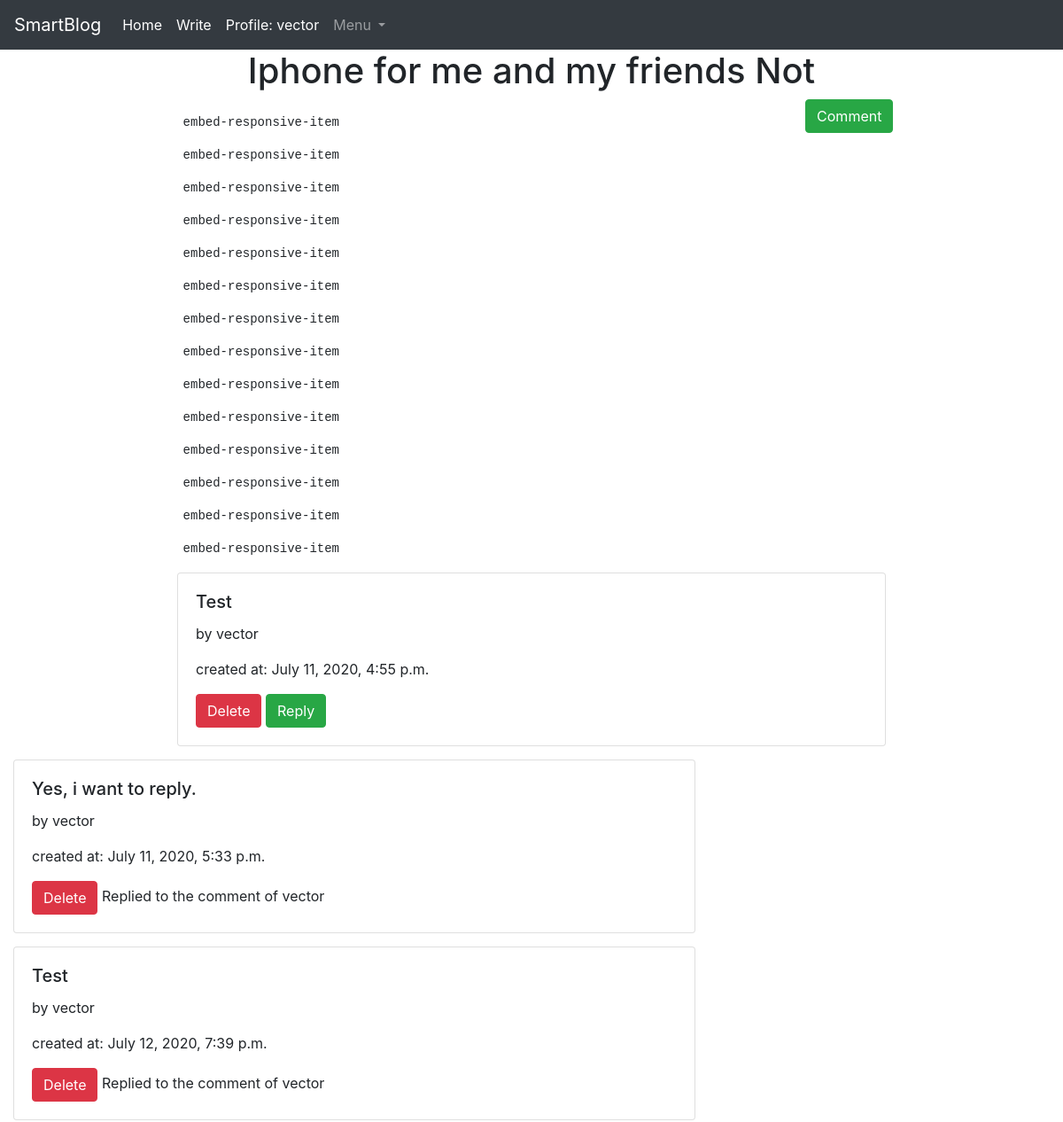
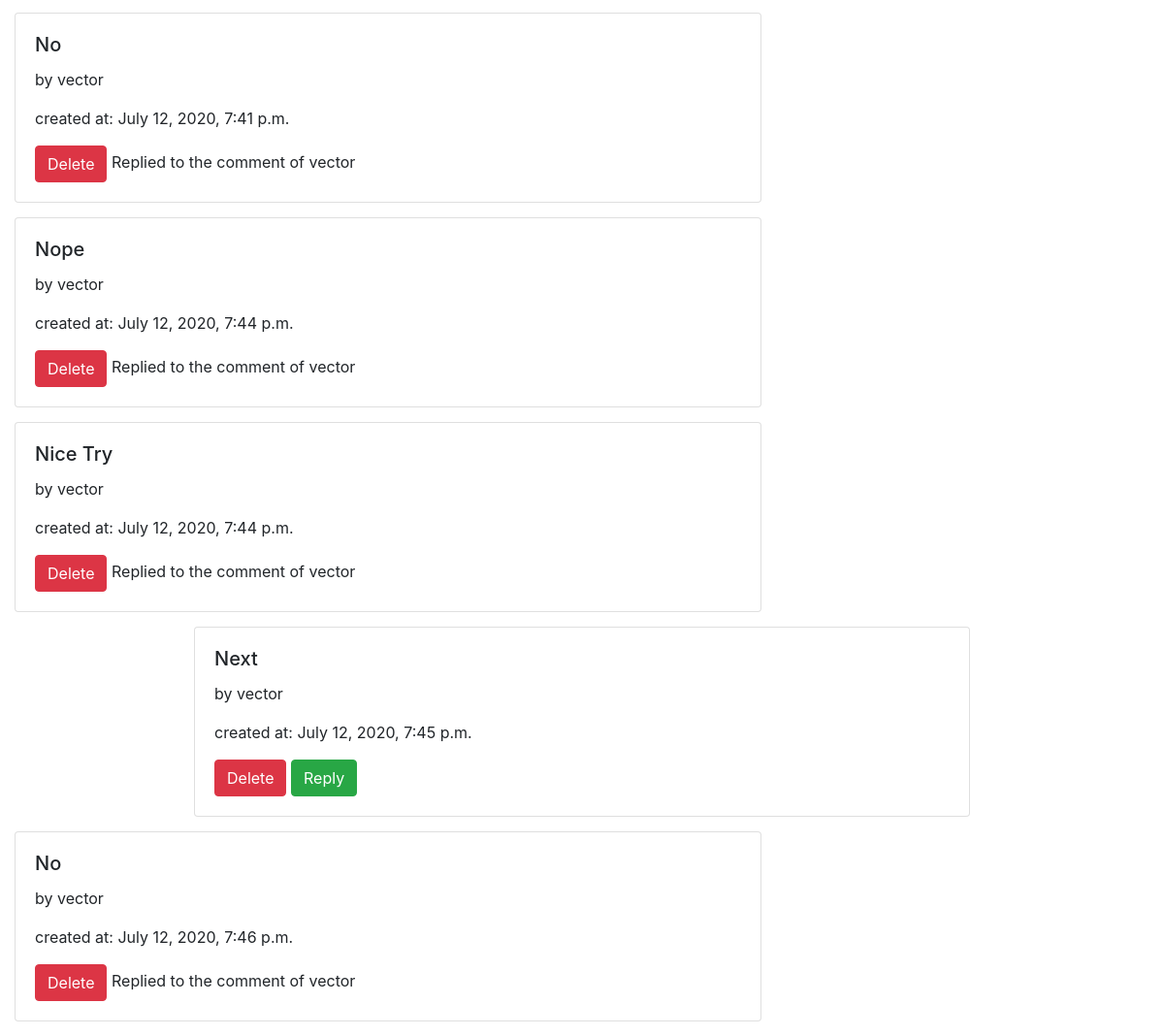
The app's page /blog/10 (signed in) with its own data (2 pictures, top to bottom).
### blog/models.py (models this page shows)
class Blog(models.Model):
    author = models.CharField(max_length=115, validators=[validate_name])
    title = models.CharField(max_length=250, validators=[validate_title])
    timestamp = models.DateTimeField(auto_now_add=True)
    likes = models.IntegerField(default=0)
    section = models.CharField(max_length=115)
    dislikes = models.IntegerField(default=0)
    short_version = models.CharField(max_length=1155, validators=[validate_shortversion])
    text = RichTextField(blank=True, null=True)
    image = models.ImageField(blank=True, upload_to="")
    class Meta:
        permissions = (
            ("can_write", "Can write"),
            ("can_read", "Can read"),
        )

### comments/models.py (models this page shows)
class Comment(models.Model):
    user = models.CharField(max_length=115)
    timestamp = models.DateTimeField(auto_now_add=True)
    content = models.CharField(max_length=1800, validators=[validate_content])
    likes = models.IntegerField(default=0)
    article = models.IntegerField(default=0)

class ReplyComment(models.Model):
    author = models.CharField(max_length=115)
    replied_to = models.IntegerField()
    timestamp = models.DateTimeField(auto_now_add=True)
    content = models.CharField(max_length=1915)
    likes = models.IntegerField(default=0)

### blog/views.py (the view)
# urls.py: path('blog/<int:my_id>', full_blog, name="full_blog"),
def full_blog(response, my_id):
    blog = Blog.objects.filter(id=my_id)
    comments = Comment.objects.all().filter(article=my_id)
    replies = ReplyComment.objects.all()
    context = {
        "blog": blog,
        "comments": comments,
        "reply": replies,
    }
    return render(response, "full_blog.html", context)

### blog/templatetags/auth_extras.py (called while the page is built)
@register.filter(name="has_group")
def has_group(user, group_name):
    group = Group.objects.get(name=group_name)
    return True if group in user.groups.all() else False

### templates/full_blog.html (shortened to what this page needs)
{% extends 'base.html' %}
{% load static %}
{% load auth_extras %}
{% block title %}
 <link rel="stylesheet" type="text/css" href="{% static 'blog.css' %}">
{% endblock %}
{% block content %}
    {% if request.user|has_group:"read_ban" %}
        <p style="text-align: center; font-size: 45px">You are banned from the read section</p>
    {% else %}
        {% for blog in blog %}
            <h1 id="title-blog">{{ blog.title }}</h1>
            <div class="row justify-content-center">
                <div class="col-7" id="div-text">
                    <p id="text-main" style="text-align:center">{{ blog.text|safe }}</p>
                </div>
                <a href="../comment/{{ blog.id }}"><button class="btn btn-success">Comment</button></a>
            </div>
        {% endfor %}
        {% for comment in comments %}
            <div class="col-16 d-flex justify-content-center">
                <div class="card" style="width:50rem; margin-bottom: 15px;">
                      <div class="card-body">
                        <h5 class="card-title">{{ comment.content }}</h5>
                        <p class="card-text">by {{ comment.user }}</p>
                        <p>created at: {{ comment.timestamp }}</p>
                        {% if request.user|has_group:"Admin" %}
                            <a href="/deleteComment/{{ comment.id }}"><button class="btn btn-danger" >Delete</button></a>
                        {% endif %}
                        <a href="/replyComment/{{ comment.id }}"><button class="btn btn-success">Reply</button></a>
                      </div>
                </div>
            </div>
            {% for reply in reply %}
                {% if comment.id == reply.replied_to %}
                    <div class="col-8 d-flex justify-content-center">
                        <div class="card" style="width:50rem; margin-bottom: 15px;">
                              <div class="card-body">
                                <h5 class="card-title">{{ reply.content }}</h5>
                                <p class="card-text">by {{ reply.author }}</p>
                                <p>created at: {{ reply.timestamp }}</p>
                                {% if request.user|has_group:"Admin" %}
                                    <a href="/deleteComment/{{ comment.id }}"><button class="btn btn-danger" >Delete</button></a>
                                {% endif %}
                                <h7 class="card-title">Replied to the comment of {{ comment.user }}</h7>
                              </div>
                        </div>
                    </div>
                {% endif %}
            {% endfor %}
        {% endfor %}
    {% endif %}
{% endblock %}

### templates/base.html (shortened to what this page needs)
<!DOCTYPE html>
<html lang="en">
  {% load static %}
  <head>
    <link
      rel="stylesheet"
      href="https://stackpath.bootstrapcdn.com/bootstrap/4.5.0/css/bootstrap.min.css"
    />
    <link rel="stylesheet"  href="{% static "base.css" %}" />
    <nav class="navbar navbar-expand-lg navbar-dark bg-dark" id="navbar">
      <a class="navbar-brand" href="/home">SmartBlog</a>
      <div class="collapse navbar-collapse" id="navbarNavDropdown">
        <ul class="navbar-nav">
          <li class="nav-item active">
            <a class="nav-link" href="/home"
              >Home</a>
            <li class="nav-item active">
            <a class="nav-link" href="/create"
              >Write</a>
            <li class="nav-item active">
                <a class="nav-link" href="/user/{{ request.user }}/">Profile: {{ request.user }}</a>
            </li>
          <li class="nav-item dropdown">
            <a
              class="nav-link dropdown-toggle"
              href="#"
              id="navbarDropdownMenuLink"
              role="button"
              data-toggle="dropdown"
              aria-haspopup="true"
              aria-expanded="false"
            >
              Menu
            </a>
          </li>
        </ul>
      </div>
    </nav>
    {% block title %} {% endblock %}
  </head>
  <body>
    {% if user.is_authenticated %}
        {% block content %} {% endblock %}
    {% else %}
        {% block extra %} {% endblock %}
    {% endif %}
  </body>
</html>

### static/base.css (style rules this page uses)
#navbar { position: relative; z-index: 5; }

### static/blog.css (style rules this page uses)
#title-blog { text-align: center; }

### records on screen
Blog: title "Iphone for me and my friends Not", text "embed-responsive-item embed-responsive-item embed-responsive-item embed-responsive-item embed-responsive-item embed-responsive-item embed-responsive-item embed-responsive-item embed-responsive-item embed-responsive-item embed-responsive-item embed-responsive-item embed-responsive-item embed-responsive-item"
Comment: content "Test", user "vector", timestamp "July 11, 2020, 4:55 p.m."
ReplyComment: content "Yes, i want to reply.", author "vector", timestamp "July 11, 2020, 5:33 p.m."
ReplyComment: content "Test", author "vector", timestamp "July 12, 2020, 7:39 p.m."
ReplyComment: content "No", author "vector", timestamp "July 12, 2020, 7:41 p.m."
ReplyComment: content "Nope", author "vector", timestamp "July 12, 2020, 7:44 p.m."
ReplyComment: content "Nice Try", author "vector", timestamp "July 12, 2020, 7:44 p.m."
Comment: content "Next", user "vector", timestamp "July 12, 2020, 7:45 p.m."
ReplyComment: content "No", author "vector", timestamp "July 12, 2020, 7:46 p.m."

### other values on screen
{{ request.user }} "vector"
